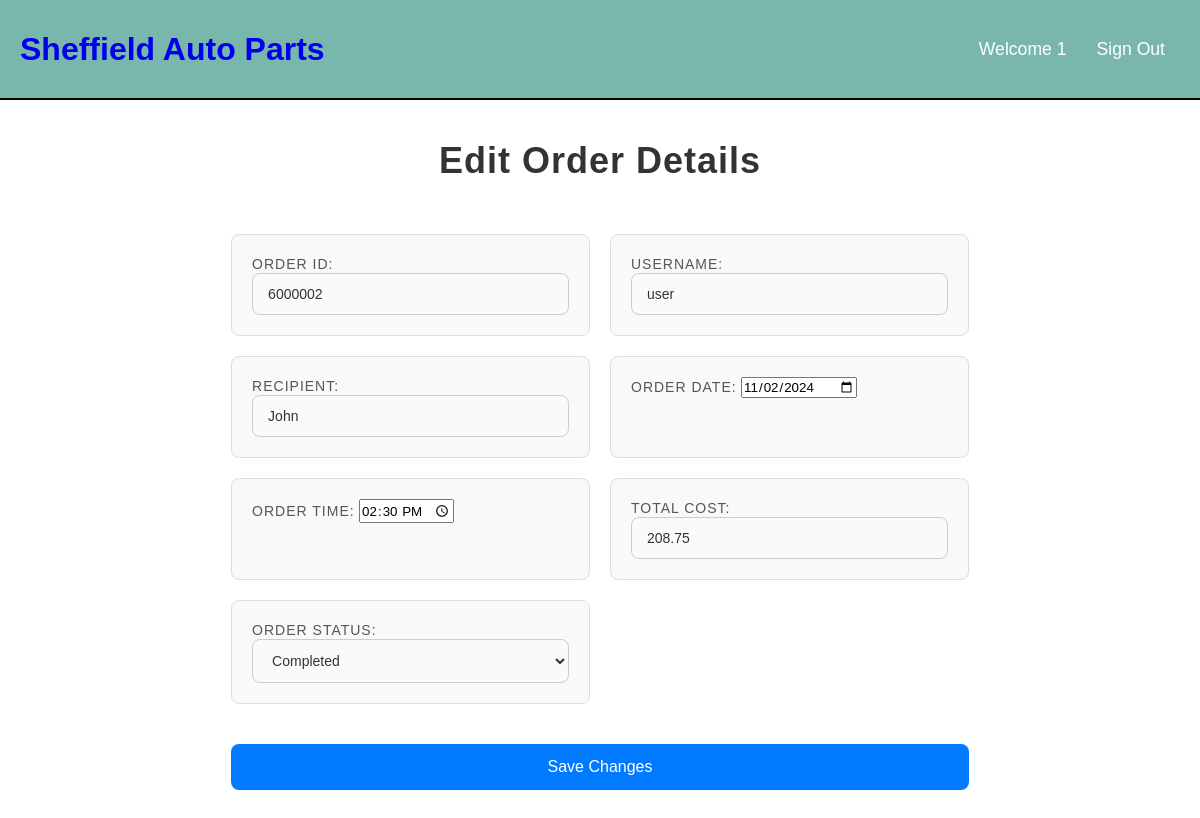
The app's page /manage_orders.php?order_id=6000002 (signed in) with its own data.
### tables this page shows
CREATE TABLE `users` (
  `user_id` int(11) NOT NULL,
  `username` varchar(50) NOT NULL,
  `password` varchar(255) NOT NULL,
  `email` varchar(99) NOT NULL,
  `role` varchar(20) NOT NULL,
  `active` tinyint(1) DEFAULT 1
);

CREATE TABLE `orders` (
  `order_id` int(11) NOT NULL,
  `order_date` date NOT NULL,
  `order_time` time NOT NULL,
  `order_status` varchar(20) NOT NULL,
  `recipient_name` varchar(255) DEFAULT NULL,
  `total_cost` decimal(10,2) NOT NULL,
  `user_id` int(11) NOT NULL
);

### include/functions.php (called while the page is built, shortened)
<?php
function check_login($con){
  if(isset($_SESSION['user_id'])){
    $users_id = $_SESSION['user_id'];
    $check_login_query = "SELECT * FROM users WHERE user_id = '$users_id'";
    $logged_in_result = mysqli_query($con,$check_login_query);
    if($logged_in_result && mysqli_num_rows($logged_in_result) === 1){
      $user_data = mysqli_fetch_assoc($logged_in_result);
      return $user_data;
    }
  }
}
?>

### include/init.php (called while the page is built, shortened)
<?php
include('include/connection.php');
include('include/functions.php');
$user_data = check_login($con);
?>

### manage_orders.php (the view, shortened to what this page needs)
<?php
include('include/init.php');
$order_id = isset($_GET['order_id']) ? intval($_GET['order_id']) : 0;
$sql = "SELECT orders.*, users.username FROM orders
        LEFT JOIN users ON orders.user_id = users.user_id
        WHERE orders.order_id = ?";
$stmt = $con->prepare($sql);
$stmt->bind_param('i', $order_id);
$stmt->execute();
$result = $stmt->get_result();
if ($result->num_rows === 1) {
    $order = $result->fetch_assoc();
} else {
    die("Order not found.");
}
?>
<!DOCTYPE html>
<html lang="en">
<head>
    <link rel="stylesheet" href="style/base.css">
    <link rel="stylesheet" href="style/orders.css">
</head>
<body>
    <?php include('include/header.php'); ?>
    <h2 class="page-title">Edit Order Details</h2>
    <div class="page-container">
        <form action="manage_orders.php?order_id=<?php echo htmlspecialchars($order['order_id']); ?>" method="POST" class="manage-order-form">
            <div class="form-box">
                <label for="order_id">Order ID:</label>
                <input type="text" id="order_id" value="<?php echo htmlspecialchars($order['order_id']); ?>" readonly>
            </div>
            <div class="form-box">
                <label for="username">Username:</label>
                <input type="text" id="username" value="<?php echo htmlspecialchars($order['username']); ?>" readonly>
            </div>
            <div class="form-box">
                <label for="recipient">Recipient:</label>
                <input type="text" id="recipient" name="recipient" value="<?php echo htmlspecialchars($order['recipient_name']); ?>" required>
            </div>
            <div class="form-box">
                <label for="order_date">Order Date:</label>
                <input type="date" id="order_date" name="order_date" value="<?php echo htmlspecialchars($order['order_date']); ?>" required>
            </div>
            <div class="form-box">
                <label for="order_time">Order Time:</label>
                <input type="time" id="order_time" name="order_time" value="<?php echo htmlspecialchars($order['order_time']); ?>" required>
            </div>
            <div class="form-box">
                <label for="total_cost">Total Cost:</label>
                <input type="number" id="total_cost" name="total_cost" step="0.01" value="<?php echo htmlspecialchars($order['total_cost']); ?>" required>
            </div>
            <div class="form-box">
                <label for="order_status">Order Status:</label>
                <select id="order_status" name="order_status" required>
                    <option value="Completed" <?php echo ($order['order_status'] === 'Completed' ? 'selected' : ''); ?>>Completed</option>
                </select>
            </div>
            <button type="submit">Save Changes</button>
        </form>
    </div>
</body>
</html>

### include/header.php
<link rel="stylesheet" href="style/header.css">
<header>
  <div class="logo">
  <h1 class="logo-text">
    <a href="home.php">
      <span>Sheffield</span> Auto Parts
    </a>
  </h1>
</div>
<ul class="navbar">
  <li><a href="home.php">Welcome <?php echo htmlspecialchars($user_data['username']); ?></a></li>
  <li><a href="logout.php">Sign Out</a></li>
</ul>
</header>

### style/base.css (style rules this page uses)
* { font-family:'Poppins', sans-serif; margin:0; padding:0; box-sizing: border-box; text-decoration: none; }
.page-container { min-height: 75vh; width: 100%; background-position: center; background-size: cover; position: relative; display: flex; margin: 0 auto; padding-top: 0px; justify-content: center; align-items: center; }

### style/orders.css (style rules this page uses)
.page-title { font-size: 36px; font-weight: 700; color: #333; text-align: center; margin-top: 40px; margin-bottom: 40px; letter-spacing: 1px; }
.manage-order-form { display: grid; gap: 20px; grid-template-columns: repeat(2, 1fr); grid-template-rows: auto; max-width: 100%; }
.manage-order-form .form-box { background-color: #f9f9f9; padding: 20px; border-radius: 8px; border: 1px solid #ddd; box-sizing: border-box; transition: background-color 0.3s ease; }
.manage-order-form label { font-size: 14px; color: #555; font-weight: 500; margin-bottom: 8px; text-transform: uppercase; letter-spacing: 1px; }
.manage-order-form input[type="text"], .manage-order-form input[type="number"], .manage-order-form textarea, .manage-order-form select { padding: 12px 15px; border-radius: 8px; border: 1px solid #ccc; font-size: 14px; color: #333; background-color: #fafafa; transition: border-color 0.3s ease; width: 100%; box-sizing: border-box; }
.manage-order-form button { grid-column: span 2; padding: 14px 30px; background-color: #007bff; color: white; border: none; border-radius: 8px; font-size: 16px; cursor: pointer; transition: background-color 0.3s ease; text-align: center; margin-top: 20px; margin-bottom: 20px; }
input[type="text"], input[type="number"], textarea, select { background-color: #fafafa; border: 1px solid #ddd; transition: background-color 0.3s ease; }

### style/header.css (style rules this page uses)
header { background: #79B7AC; height: 100px; display: flex; justify-content: space-between; align-items: center; border-bottom: 2px solid black; color: white; padding: 0 20px; }
header .logo { max-height: 80px; display: flex; align-items: center; }
header .navbar { display: flex; align-items: center; }
header ul { margin: 20; padding: 20; list-style: none; display: flex; }
header ul li { position: relative; }
header ul li a { display: block; padding: 20px 15px; font-size: 1.1em; color: inherit; text-decoration: none; border-radius: 4px; }

### records on screen
users: username "1"
orders: order_id "6000002", user.username "user", recipient "John", order_date "11/02/2024", order_time "14:30:00", total_cost "208.75", order_status "Completed"
